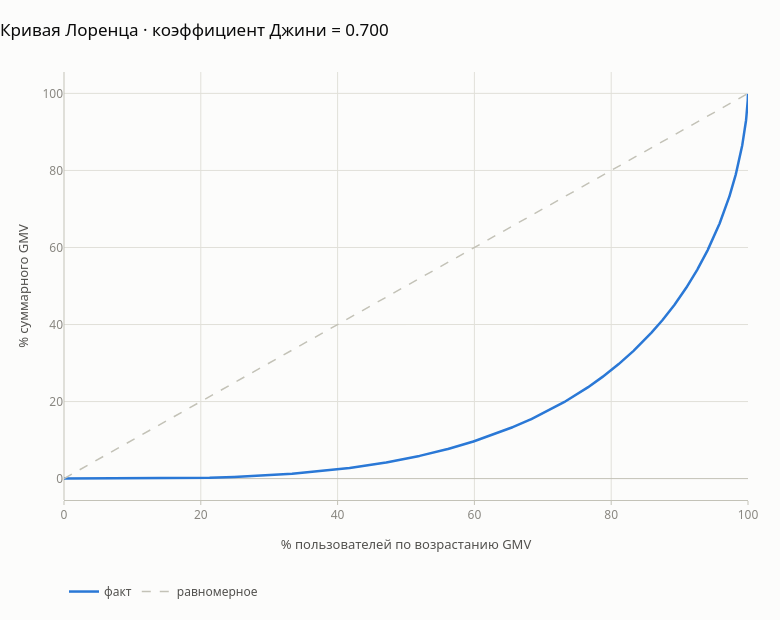

This figure's notebook cell:
### Markdown cell above
Верхняя часть — плотные горизонтальные полосы, это ежедневные пользователи. Нижняя —
редкие точки. Между ними видны обрывы: полоса резко кончается, и дальше белое.
Ровный правый край картинки не случаен — к нему вернёмся в разделе 3.

## 2.2 Концентрация: сколько людей делают весь оборот

Теперь второй вопрос про структуру данных: деньги распределены равномерно
или сосредоточены у немногих?

**Кривая Лоренца** строится так: сортируем пользователей по возрастанию суммарного GMV
и рисуем, какую долю оборота дают беднейшие $u$ процентов. При абсолютном равенстве
получилась бы диагональ. **Коэффициент Джини** — площадь между диагональю и фактической
кривой, нормированная так, что 0 — полное равенство, 1 — весь оборот у одного человека:

$$
G \;=\; 1 - 2\int_0^1 L(u)\,\mathrm{d}u,
\qquad
L(u) = \frac{\sum_{i \le u\,n} y_{(i)}}{\sum_i y_i}
$$

где $y_{(i)}$ — суммарный GMV пользователей, отсортированный по возрастанию.
Интеграл берётся численно, методом трапеций, прямо по кривой — это и есть тот
коэффициент, который печатается в заголовке графика.

**Зачем нам этот график.** Он отвечает на вопрос, который решает выбор функции потерь:
если бы оборот делали немногие, оптимизация в исходной шкале рублей означала бы
подгонку под сотню-другую людей, а на всех остальных модель могла бы выдавать что угодно.

### Code cell
v = np.sort(up["gmv_total"].to_numpy().astype("float64"))      # по возрастанию
cum = np.cumsum(v); cum = cum / cum[-1]                        # L(u): доля оборота
frac = np.arange(1, len(v) + 1) / len(v)                       # u: доля пользователей
gini = 1 - 2 * np.trapezoid(cum, frac)                         # G = 1 − 2∫L(u)du
step = max(1, len(v) // 3000)
fig = go.Figure()
line(fig, frac[::step] * 100, cum[::step] * 100, "факт", slot=0)
fig.add_trace(go.Scatter(x=[0, 100], y=[0, 100], mode="lines", name="равномерное",
                         line=dict(color=AXIS, width=1.5, dash="dash")))
fig.update_xaxes(title="% пользователей по возрастанию GMV")
fig.update_yaxes(title="% суммарного GMV")
show(fig, f"Кривая Лоренца · коэффициент Джини = {gini:.3f}", w=780, h=620)
for p_ in [1, 10, 20, 50]:
    print(f"топ-{p_:<2}% пользователей дают {100*(1-cum[int(len(v)*(1-p_/100))]):5.1f}% GMV")
print(f"\nпользователей вообще без покупок за 409 дней: "
      f"{(up['gmv_total']==0).sum():,} ({100*(up['gmv_total']==0).mean():.1f}%)")

### Figure 1 — Plotly figure (JSON) as saved in the notebook; plotly's stock layout.template omitted (floating-point values rounded to 4 significant figures; data arrays with more than 128 entries replaced by an {"elided": "..."} marker saying what was removed)
{"data": [{"line": {"color": "#2a78d6", "width": 2.5}, "mode": "lines", "name": "факт", "type": "scatter", "x": {"elided": "3013 float values"}, "y": {"elided": "3013 float values"}}, {"line": {"color": "#c3c2b7", "dash": "dash", "width": 1.5}, "mode": "lines", "name": "равномерное", "type": "scatter", "x": [0, 100], "y": [0, 100]}], "layout": {"autosize": false, "height": 620, "margin": {"t": 72}, "title": {"text": "Кривая Лоренца · коэффициент Джини = 0.700"}, "width": 780, "xaxis": {"automargin": true, "title": {"text": "% пользователей по возрастанию GMV"}}, "yaxis": {"automargin": true, "title": {"text": "% суммарного GMV"}}}}
